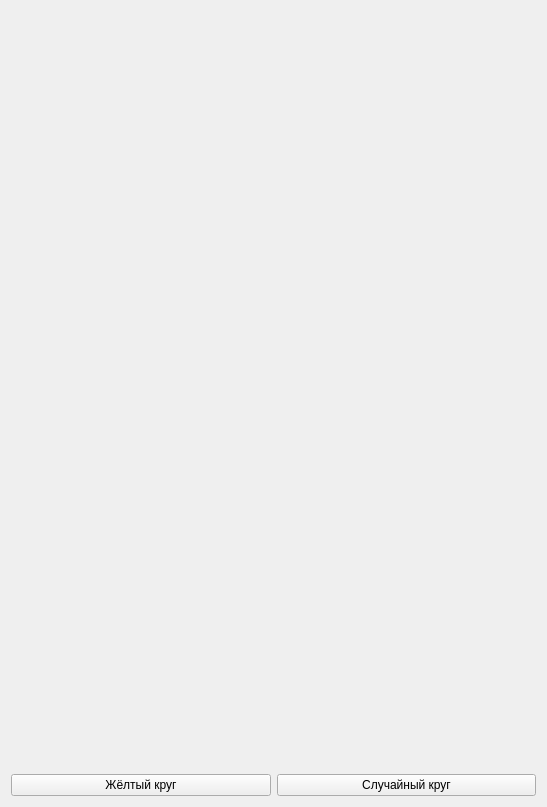
<?xml version="1.0" encoding="UTF-8"?>
<ui version="4.0">
 <class>Form</class>
 <widget class="QWidget" name="Form">
  <property name="geometry">
   <rect>
    <x>0</x>
    <y>0</y>
    <width>547</width>
    <height>807</height>
   </rect>
  </property>
  <property name="windowTitle">
   <string>Form</string>
  </property>
  <layout class="QVBoxLayout" name="verticalLayout">
   <item>
    <spacer name="verticalSpacer">
     <property name="orientation">
      <enum>Qt::Vertical</enum>
     </property>
     <property name="sizeHint" stdset="0">
      <size>
       <width>20</width>
       <height>40</height>
      </size>
     </property>
    </spacer>
   </item>
   <item>
    <layout class="QHBoxLayout" name="horizontalLayout">
     <item>
      <widget class="QPushButton" name="pushButton">
       <property name="text">
        <string>Жёлтый круг</string>
       </property>
      </widget>
     </item>
     <item>
      <widget class="QPushButton" name="pushButton_2">
       <property name="text">
        <string>Случайный круг</string>
       </property>
      </widget>
     </item>
    </layout>
   </item>
  </layout>
 </widget>
 <resources/>
 <connections/>
</ui>
